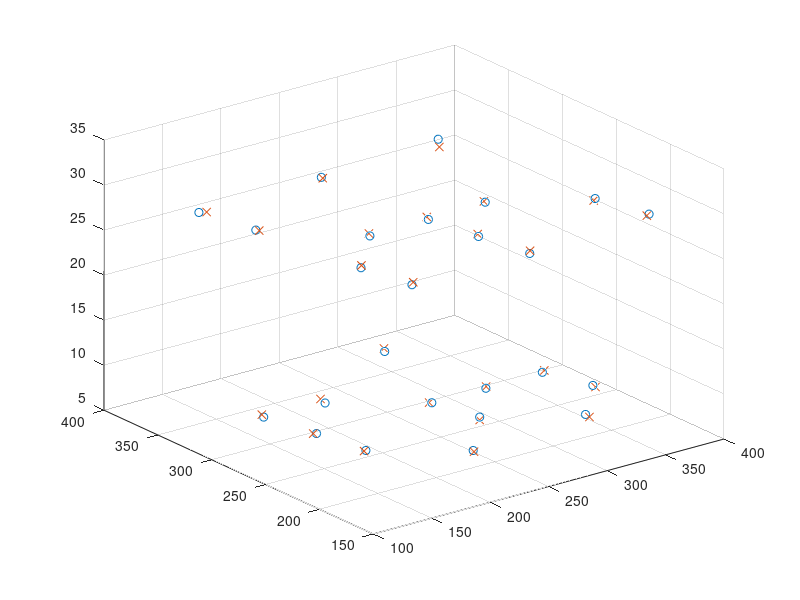

The MATLAB script that drew this image:
%% Affine Transformation 

clear; close all; clc; 
ct = load('coordinates/centroids_CT.mat'); 
ct = ct.centroids_CT;
mri = load('coordinates/centroids_MRI.mat'); 
mri = mri.centroids3;

%Train 
ctx = ct(1:2:end,1);
cty = ct(1:2:end,2);
ctz = ct(1:2:end,3);
ctt = [ctx,cty,ctz]; 
mrix = mri(1:2:end,1);
mriy = mri(1:2:end,2);
mriz = mri(1:2:end,3);
mrit = [mrix,mriy,mriz]; 
%test 
xt = ct(2:2:end,1);
yt = ct(2:2:end,2);
zt = ct(2:2:end,3);

xmt = mri(2:2:end,1);
ymt = mri(2:2:end,2);
zmt = mri(2:2:end,3);

% a1 = [ctx, cty, ctz, ones(size(ctx))];
a1 = [mrix,mriy,mriz,ones(size(mrix))]; 
z = zeros(size(a1)); 
A = [a1,z,z; z,a1,z; z,z,a1];

% b = [mrix; mriy; mriz];
b = [ctx;cty;ctz];
x = A\b; 
test = [xmt,ymt,zmt]; 
for i = 1:length(ctx)
    r = [test(i,:),1]';
    nx(i) = x(1:4)'*r;
    ny(i) = x(5:8)'*r; 
    nz(i) = x(9:12)'*r;
end 
scatter3(nx,ny,nz,'o');
hold on;
scatter3(xt,yt,zt,'x'); 

error = norm(nx'-xt)+ norm(ny'-yt)+ norm(nz'-zt)
